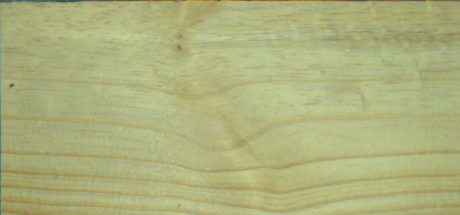
#> input picture Files/Sample156.bmp, 460 x 215 px
$ python -i defects.py   (imports and definitions only)   (Python 2 division)
#> lines starting #> are read from the running program, lines starting #| are printed output that depends on the picture
import cv2
import numpy as np


def detect_texture_defects(
    piece_frames,
    min_area_frac=0.003,
    min_width_frac=0.08,
    rigor=1.5,
):
    """Detecta defeitos de textura em todos os patches de uma peça."""
    if rigor <= 0:
        raise ValueError("rigor deve ser > 0.")

    results = []
    total_defect_pixels_piece = 0
    total_pixels_piece = 0

    for item in piece_frames:
        patch = item["crop"]

        if patch.ndim == 3:
            gray = cv2.cvtColor(patch, cv2.COLOR_BGR2GRAY)
            marked = patch.copy()
        else:
            gray = patch.copy()
            marked = cv2.cvtColor(patch, cv2.COLOR_GRAY2BGR)

        original_image = marked.copy()

        gray = gray.astype(np.float32)
        h, w = gray.shape

        bg1 = cv2.GaussianBlur(gray, (0, 0), sigmaX=9)
        bg2 = cv2.GaussianBlur(gray, (0, 0), sigmaX=25)
        dark_response = np.maximum(bg1 - gray, bg2 - gray)

        median = np.median(dark_response)
        mad = np.median(np.abs(dark_response - median)) + 1e-6

        threshold = max(
            15 * rigor,
            median + (3 * rigor) * 1.4826 * mad,
        )

        mask = (dark_response > threshold).astype(np.uint8) * 255

        kernel = cv2.getStructuringElement(
            cv2.MORPH_ELLIPSE,
            (15, 7),
        )

        mask = cv2.morphologyEx(
            mask,
            cv2.MORPH_CLOSE,
            kernel,
            iterations=2,
        )

        mask = cv2.morphologyEx(
            mask,
            cv2.MORPH_OPEN,
            np.ones((3, 3), np.uint8),
        )

        contours, _ = cv2.findContours(
            mask,
            cv2.RETR_EXTERNAL,
            cv2.CHAIN_APPROX_SIMPLE,
        )

        defects = []
        defect_mask = np.zeros((h, w), dtype=np.uint8)

        min_area = h * w * min_area_frac * rigor
        min_width = w * min_width_frac * np.sqrt(rigor)

        for cnt in contours:
            contour_area = cv2.contourArea(cnt)
            x, y, bw, bh = cv2.boundingRect(cnt)

            if contour_area >= min_area and bw >= min_width:
                single_mask = np.zeros((h, w), dtype=np.uint8)
                cv2.drawContours(
                    single_mask,
                    [cnt],
                    -1,
                    255,
                    thickness=-1,
                )

                area_pixels = int(np.count_nonzero(single_mask))
                area_pct = 100.0 * area_pixels / (h * w)

                defects.append({
                    "bbox": (x, y, bw, bh),
                    "area_pixels": area_pixels,
                    "area_pct": float(area_pct),
                })

                defect_mask = cv2.bitwise_or(
                    defect_mask,
                    single_mask,
                )

                cv2.rectangle(
                    marked,
                    (x, y),
                    (x + bw, y + bh),
                    (0, 0, 255),
                    2,
                )

                cv2.putText(
                    marked,
                    f"{area_pixels}px",
                    (x, max(12, y - 4)),
                    cv2.FONT_HERSHEY_SIMPLEX,
                    0.35,
                    (0, 0, 255),
                    1,
                    cv2.LINE_AA,
                )

        total_defect_pixels = int(np.count_nonzero(defect_mask))
        total_pixels = h * w
        defect_area_pct = 100.0 * total_defect_pixels / total_pixels

        results.append({
            "frame_id": item.get("frame_id"),
            "defect": len(defects) > 0,
            "n_defects": len(defects),
            "defects": defects,
            "total_defect_pixels": total_defect_pixels,
            "defect_area_pct": float(defect_area_pct),
            "total_pixels": total_pixels,
            "threshold": float(threshold),
            "rigor": float(rigor),
            "mask": defect_mask,
            "image": original_image,
            "marked_image": marked,
            "geometry": item.get("geometry"),
        })

        total_defect_pixels_piece += total_defect_pixels
        total_pixels_piece += total_pixels

    patch_summary = []
    for r in results:
        patch_summary.append({
            "frame_id": r["frame_id"],
            "defect": r["defect"],
            "n_defects": r["n_defects"],
            "defects": r["defects"],
            "total_defect_pixels": r["total_defect_pixels"],
            "defect_area_pct": r["defect_area_pct"],
        })

    if total_pixels_piece > 0:
        total_defect_area_pct = (
            100.0 * total_defect_pixels_piece / total_pixels_piece
        )
    else:
        total_defect_area_pct = 0.0

    summary = {
        "rigor": float(rigor),
        "frames_analyzed": len(results),
        "frames_with_defect": sum(r["defect"] for r in results),
        "total_defects": sum(r["n_defects"] for r in results),
        "total_defect_pixels": total_defect_pixels_piece,
        "defect_area_pct": float(total_defect_area_pct),
        "patches": patch_summary,
    }

    return results, summary

>>> import cv2
>>> picture = cv2.imread('../../Files/Sample156.bmp', cv2.IMREAD_GRAYSCALE)
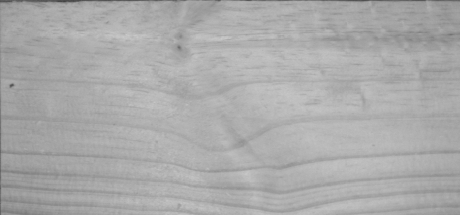
#> picture: shape (215, 460); min 66, max 201, mean 170.5
>>> result = detect_texture_defects(picture)
#> the loop in detect_texture_defects, `for item in piece_frames:` made 1 pass
#> after the loop in detect_texture_defects, `for item in piece_frames:`: results = []; total_defect_pixels_piece = 0
#> (the run stopped early here; a loop or call above may not have finished)

$ run again, on Files/Sample617.bmp
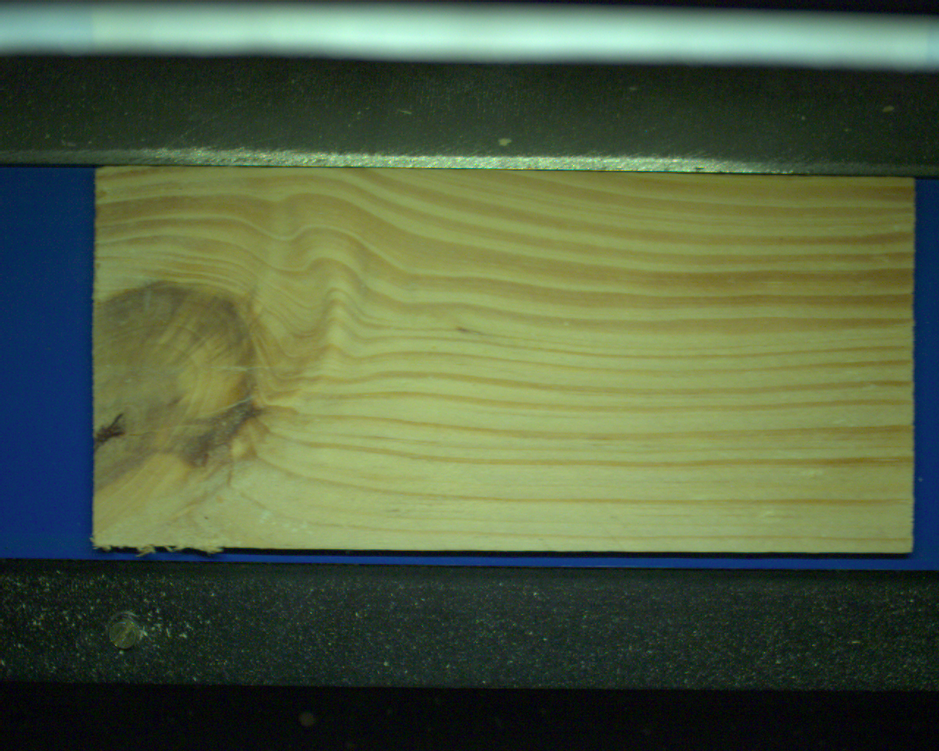
#> input picture Files/Sample617.bmp, 939 x 751 px, shrunk from 1280 x 1024 before the run
#> `picture = cv2.imread('../../Files/Sample156.bmp', cv2.IMREAD_GRAYSCALE)`:
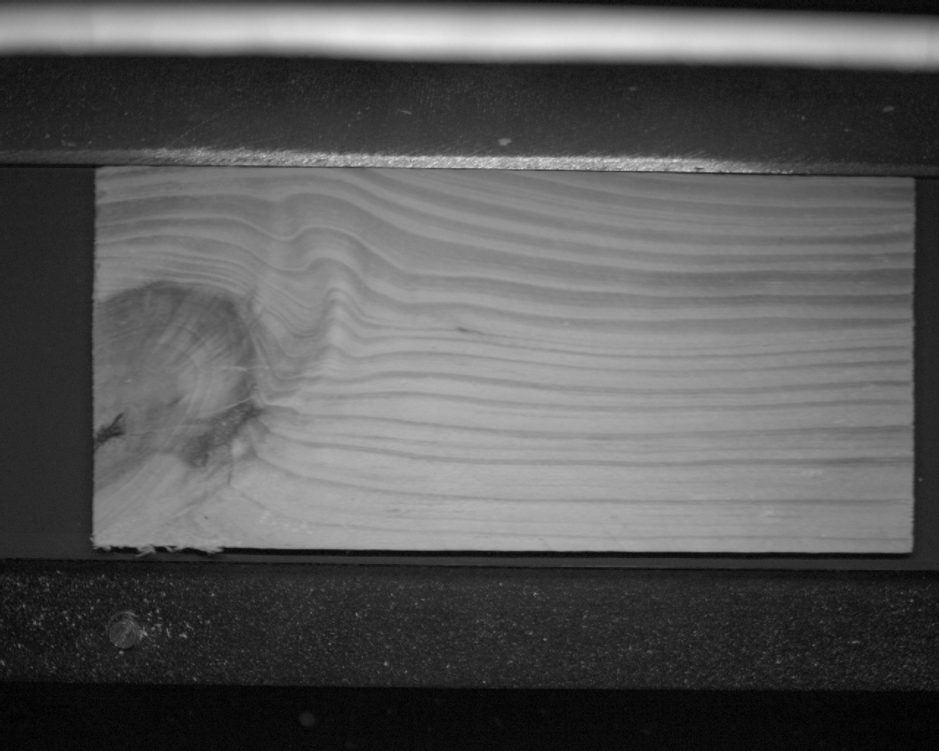
#> picture: shape (751, 939); min 1, max 234, mean 88.8
#> the loop in detect_texture_defects, `for item in piece_frames:` made 1 pass
#> after the loop in detect_texture_defects, `for item in piece_frames:`: results = []; total_defect_pixels_piece = 0
